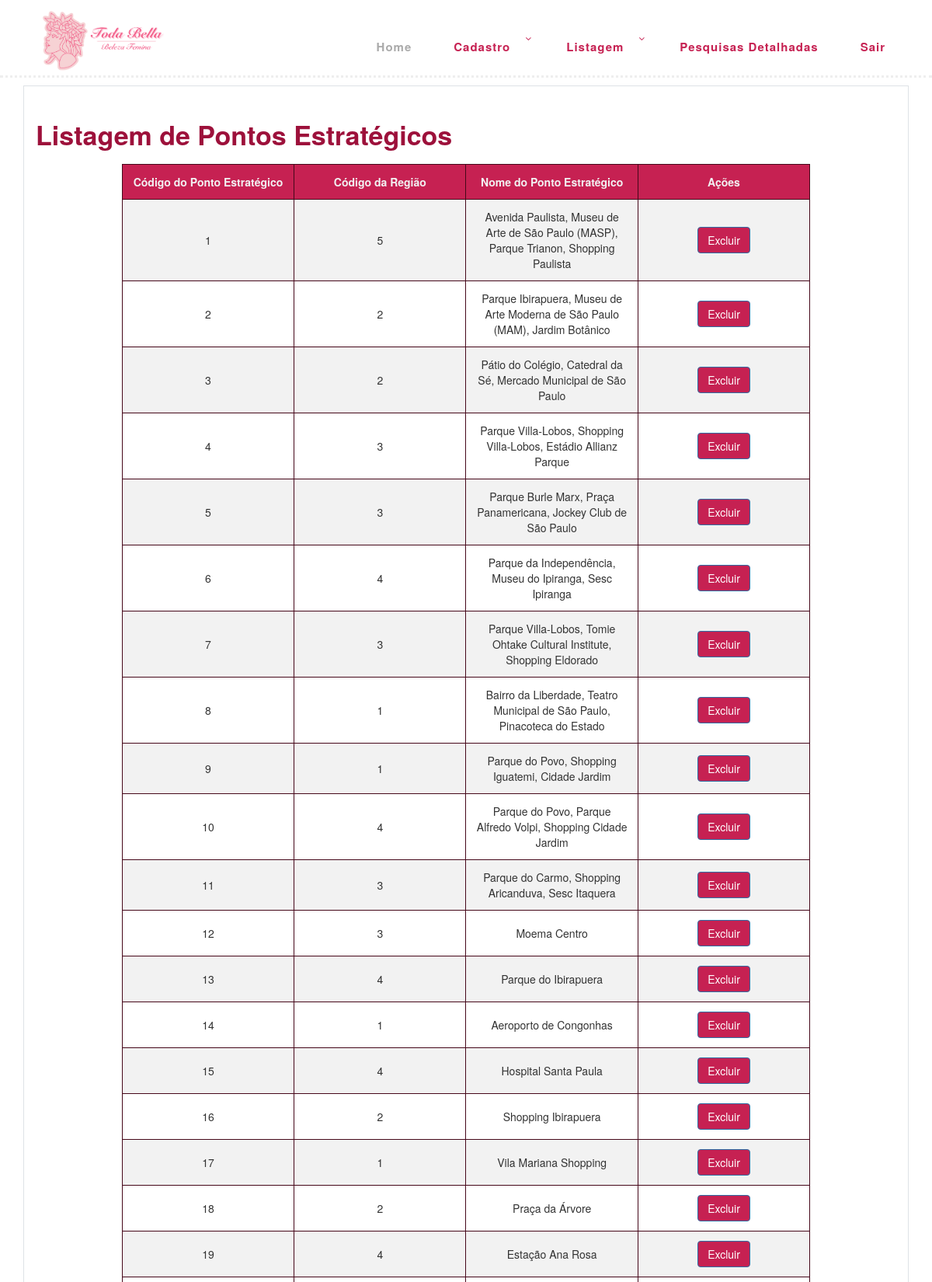
/listar_RegiaoPonto.php (upper part), run on the app's committed database.
### tables this page shows
CREATE TABLE
    PontoEstrategico (
        CodigoPonto INT NOT NULL AUTO_INCREMENT,
        CodigoRegiao INT NOT NULL,
        NomePonto VARCHAR(100) NOT NULL,
        PRIMARY KEY (CodigoPonto),
        FOREIGN KEY (CodigoRegiao) REFERENCES Regiao (CodigoRegiao)
    );

### DAO/PontoEstratagicoDAO.php (called while the page is built, shortened)
<?php
class PontoEstrategicoDAO
{
    public static function listarPontosEstrategicos()
    {
        try {
            $conexao = Conexao::getInstance();
            $sql = "SELECT * FROM PontoEstrategico";
            $stmt = $conexao->query($sql);
            return $stmt->fetchAll(PDO::FETCH_ASSOC);
        } catch (PDOException $e) {
            echo "Erro ao listar pontos estratégicos: " . $e->getMessage();
            return [];
        }
    }
}
?>

### listar_RegiaoPonto.php (the view, shortened to what this page needs)
<?php
include_once 'DAO/PontoEstratagicoDAO.php';
$pontosEstrategicos = PontoEstrategicoDAO::listarPontosEstrategicos();
?>
<!DOCTYPE html>
<html lang="en">
<head>
    <link rel="stylesheet" type="text/css" href="assets/css/bootstrap.min.css">
    <link rel="stylesheet" type="text/css" href="assets/css/font-awesome.css">
    <link rel="stylesheet" href="assets/css/templatemo-hexashop.css">
    <link rel="stylesheet" href="assets/css/owl-carousel.css">
    <link rel="stylesheet" href="assets/css/lightbox.css">
    <link href="//netdna.bootstrapcdn.com/bootstrap/3.3.6/css/bootstrap.min.css" rel="stylesheet">
    <link rel="stylesheet" href="assets/css/css.css">
</head>
<body>
    <header class="header-area header-sticky sticky-top">
        <div class="container">
            <div class="row">
                <div class="col-12">
                    <nav class="main-nav">
                        <a href="gerenciamento.php" class="logo">
                            <img src="assets/images/logo20.png">
                        </a>
                        <ul class="nav">
                            <li class="scroll-to-section"><a href="#top" class="active">Home</a></li>
                            <li class="submenu">
                                <a href="javascript:;">Cadastro</a>
                            </li>
                            <li class="submenu">
                                <a href="javascript:;">Listagem</a>
                            </li>
                            <li><a href="select.php">Pesquisas detalhadas</a></li>
                            <li><a href="sair.php">Sair</a></li>
                        </ul>
                    </nav>
                </div>
            </div>
        </div>
    </header>
    <br>
    <div class="subscribe">
        <div class="container">
            <div class="row justify-content-center">
                <div class="border p-4">
                    <div class="section-heading">
                        <div id="wrapper">
                            <?php
                            include_once 'DAO/PontoEstratagicoDAO.php';
                            $pontosEstrategicos = PontoEstrategicoDAO::listarPontosEstrategicos();
                            ?>
                            <h2>Listagem de Pontos Estratégicos</h2>
                            <table>
                                <thead>
                                    <tr>
                                        <th>Código do Ponto Estratégico</th>
                                        <th>Código da Região</th>
                                        <th>Nome do Ponto Estratégico</th>
                                        <th>Ações</th>
                                    </tr>
                                </thead>
                                <?php foreach ($pontosEstrategicos as $ponto): ?>
                                    <tr>
                                        <td data-label="Código Ponto E.">
                                            <?= $ponto['CodigoPonto']; ?>
                                        </td>
                                        <td data-label="Código da Região">
                                            <?= $ponto['CodigoRegiao']; ?>
                                        </td>
                                        <td data-label="Nome do Ponto E.">
                                            <?= $ponto['NomePonto']; ?>
                                        </td>
                                        <td data-label="Ações">
                                        <a href="#"class="btn btn-primary " style="background-color: #c62152"
                                            onclick="excluirPonto(<?= $ponto['CodigoPonto']; ?>)">Excluir</a>
                                    </td>
                                    </tr>
                                <?php endforeach; ?>
                            </table>
                        </div>
                    </div>
                </div>
            </div>
        </div>
    </div>
</body>
</html>

### assets/css/templatemo-hexashop.css (style rules this page uses)
html, body, div, span, applet, object, iframe, h1, h2, h3, h4, h5, h6, p, blockquote, div pre, a, abbr, acronym, address, big, cite, code, del, dfn, em, font, img, ins, kbd, q, s, samp, small, strike, strong, sub, sup, tt, var, b, u, i, center, dl, dt, dd, ol, ul, li, figure, header, nav, section, article, aside, footer, figcaption { margin: 0; padding: 0; border: 0; outline: 0; }
ul, li { padding: 0; margin: 0; list-style: none; }
header, nav, section, article, aside, footer, hgroup { display: block; }
* { box-sizing: border-box; }
html, body { font-family: 'Poppins', sans-serif; font-weight: 400; background-color: #fff; font-size: 16px; -ms-text-size-adjust: 100%; -webkit-font-smoothing: antialiased; -moz-osx-font-smoothing: grayscale; }
a { text-decoration: none !important; }
h1, h2, h3, h4, h5, h6 { margin-top: 0px; margin-bottom: 0px; }
ul { margin-bottom: 0px; }
html, body { background: #fff; font-family: 'Poppins', sans-serif; }
.section-heading h2 { font-size: 34px; font-weight: 700; color: #9d113b; }
.header-area { border-bottom: 3px dotted #eee; box-shadow: none; background-color: #fff; position: absolute; top: 0px; left: 0px; right: 0px; z-index: 100; height: 100px; -webkit-transition: all .5s ease 0s; -moz-transition: all .5s ease 0s; -o-transition: all .5s ease 0s; transition: all .5s ease 0s; }
.header-area .main-nav { min-height: 80px; background: transparent; }
.header-area .main-nav .logo { line-height: 100px; color: #fff; font-size: 28px; font-weight: 700; text-transform: uppercase; letter-spacing: 2px; float: left; -webkit-transition: all 0.3s ease 0s; -moz-transition: all 0.3s ease 0s; -o-transition: all 0.3s ease 0s; transition: all 0.3s ease 0s; }
.header-area .main-nav .nav { float: right; margin-top: 30px; margin-right: 0px; background-color: transparent; -webkit-transition: all 0.3s ease 0s; -moz-transition: all 0.3s ease 0s; -o-transition: all 0.3s ease 0s; transition: all 0.3s ease 0s; position: relative; z-index: 999; }
.header-area .main-nav .nav li { padding-left: 15px; padding-right: 15px; }
.header-area .main-nav .nav li:last-child { padding-right: 0px; }
.header-area .main-nav .nav li a { display: block; font-weight: 600; font-size: 15px; color: #c62152; text-transform: capitalize; -webkit-transition: all 0.3s ease 0s; -moz-transition: all 0.3s ease 0s; -o-transition: all 0.3s ease 0s; transition: all 0.3s ease 0s; height: 40px; line-height: 40px; border: transparent; letter-spacing: 1px; }
.header-area .main-nav .nav li a { color: #c62152; }
.header-area .main-nav .nav li:hover a, .header-area .main-nav .nav li a.active { color: #aaa!important; }
.header-area .main-nav .nav li.submenu { position: relative; padding-right: 30px; }
.header-area .main-nav .nav li.submenu:after { font-family: FontAwesome; content: "\f107"; font-size: 12px; color: #c62152; position: absolute; right: 18px; top: 12px; }
.header-area.header-sticky { min-height: 80px; }
.header-area .nav { margin-top: 30px; }
.header-area.header-sticky .nav li a.active { color: #aaa; }
@media (max-width: 1200px) { .header-area .main-nav .nav li { padding-left: 12px; padding-right: 12px; } }
@media (max-width: 1200px) { .header-area .main-nav:before { display: none; } }
@media (min-width: 767px) { .header-area .main-nav .nav { display: flex !important; } }
.subscribe { margin-top: 90px; }
.subscribe .section-heading { margin-bottom: 30px; }
.subscribe .section-heading h2 { line-height: 55px; }

### assets/css/css.css (style rules this page uses)
table { width: 80%; table-layout: fixed; border-collapse: collapse; margin: 0 auto; }
tr:nth-of-type(odd) { background: #f2f2f2; }
th { background: #c62152; color: #f2f2f2; font-weight: 600; }
td, th { padding: 12px; border: 1px solid #46081a; text-align: left; text-align: center }

### listar_RegiaoPonto.php (style rules this page uses)
.logo { align-items: center; }
.logo img { max-height: 80px; max-width: 100%; margin-right: 10px; }

### data on the page
pontoestrategico: CodigoPonto "1", CodigoRegiao "5", NomePonto "Avenida Paulista, Museu de Arte de São Paulo (MASP), Parque Trianon, Shopping Paulista"
pontoestrategico: CodigoPonto "2", CodigoRegiao "2", NomePonto "Parque Ibirapuera, Museu de Arte Moderna de São Paulo (MAM), Jardim Botânico"
pontoestrategico: CodigoPonto "3", CodigoRegiao "2", NomePonto "Pátio do Colégio, Catedral da Sé, Mercado Municipal de São Paulo"
pontoestrategico: CodigoPonto "4", CodigoRegiao "3", NomePonto "Parque Villa-Lobos, Shopping Villa-Lobos, Estádio Allianz Parque"
pontoestrategico: CodigoPonto "5", CodigoRegiao "3", NomePonto "Parque Burle Marx, Praça Panamericana, Jockey Club de São Paulo"
pontoestrategico: CodigoPonto "6", CodigoRegiao "4", NomePonto "Parque da Independência, Museu do Ipiranga, Sesc Ipiranga"
pontoestrategico: CodigoPonto "7", CodigoRegiao "3", NomePonto "Parque Villa-Lobos, Tomie Ohtake Cultural Institute, Shopping Eldorado"
pontoestrategico: CodigoPonto "8", CodigoRegiao "1", NomePonto "Bairro da Liberdade, Teatro Municipal de São Paulo, Pinacoteca do Estado"
pontoestrategico: CodigoPonto "9", CodigoRegiao "1", NomePonto "Parque do Povo, Shopping Iguatemi, Cidade Jardim"
pontoestrategico: CodigoPonto "10", CodigoRegiao "4", NomePonto "Parque do Povo, Parque Alfredo Volpi, Shopping Cidade Jardim"
pontoestrategico: CodigoPonto "11", CodigoRegiao "3", NomePonto "Parque do Carmo, Shopping Aricanduva, Sesc Itaquera"
pontoestrategico: CodigoPonto "12", CodigoRegiao "3", NomePonto "Moema Centro"
pontoestrategico: CodigoPonto "13", CodigoRegiao "4", NomePonto "Parque do Ibirapuera"
pontoestrategico: CodigoPonto "14", CodigoRegiao "1", NomePonto "Aeroporto de Congonhas"
pontoestrategico: CodigoPonto "15", CodigoRegiao "4", NomePonto "Hospital Santa Paula"
pontoestrategico: CodigoPonto "16", CodigoRegiao "2", NomePonto "Shopping Ibirapuera"
pontoestrategico: CodigoPonto "17", CodigoRegiao "1", NomePonto "Vila Mariana Shopping"
pontoestrategico: CodigoPonto "18", CodigoRegiao "2", NomePonto "Praça da Árvore"
pontoestrategico: CodigoPonto "19", CodigoRegiao "4", NomePonto "Estação Ana Rosa"
